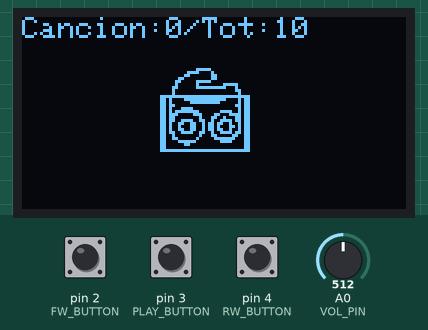
Simulated run of this sketch. Board: Arduino Uno, built with avr-gcc and run on an emulated ATmega328P. On the bench: 128×64 one-colour display. The inputs (shaded band) are chosen by the test bench; at power-on: pin 2 (FW_BUTTON) HIGH, pin 4 (RW_BUTTON) HIGH, pin 3 (PLAY_BUTTON) HIGH, A0 (VOL_PIN) = 512. The audio player accepts every command and is not drawn.

Above: at 8.3 s.
8.4 s: pin 2 (FW_BUTTON) pulled LOW for 3.2 s
At 8.56 s:
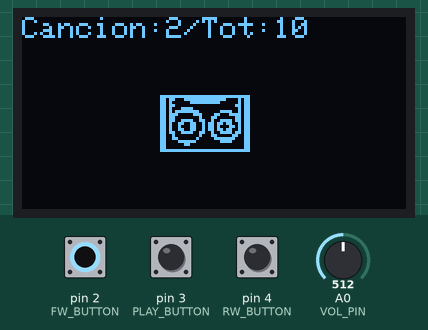
13.1 s: pin 4 (RW_BUTTON) pulled LOW for 0.15 s
At 13.64 s:
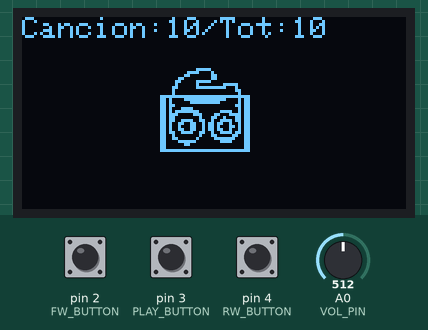
14.8 s: pin 2 (FW_BUTTON) pulled LOW for 1 s
At 16.35 s:
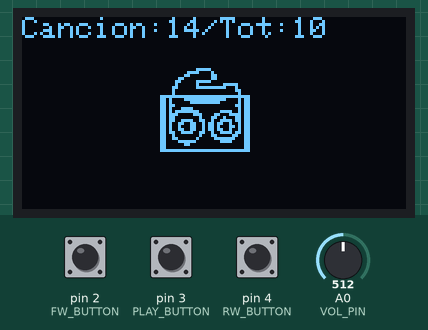
17.3 s: pin 4 (RW_BUTTON) pulled LOW for 1 s
At 17.94 s:
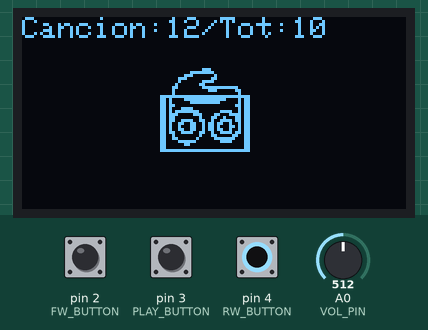
19.8 s: pin 3 (PLAY_BUTTON) pulled LOW for 0.15 s
21.4 s: pin 3 (PLAY_BUTTON) pulled LOW for 1 s
At 21.64 s:
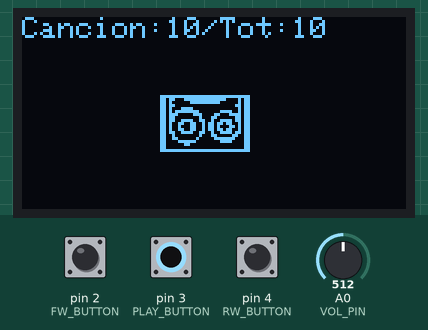

The sketch:

04.MusicBox.ino
```cpp
#include <Wire.h>             // I2C pins: nano → SDA A4, SCL A5
                              //           mega → SDA 20, SCL 21
#include <Adafruit_GFX.h>
#include <Adafruit_SSD1306.h>
#include <DFRobotDFPlayerMini.h>
#include <SoftwareSerial.h>

//Oled Screen
#define ANIMATION_DELAY   42
#define ANIMATION_COUNT  (sizeof(animationSequence) / sizeof(animationSequence[0]))
#define DURATION     50
byte frame = 0;

//DFplayer
#define RX_PIN      7 // Si se usan con la biblio softserial, no usar 0 y 1, ya que se utilian para Serial y
                      // el programador
#define TX_PIN      6
#define PLAY_BUTTON 3
#define FW_BUTTON   2
#define RW_BUTTON   4
#define VOL_PIN     A0
#define BAT_PIN     A1

//Timers
unsigned long bateryTimer = 0;
unsigned long bateryDelay = 50000;
unsigned long debounceTimer = 0;
int debounceDelay = 300;
//Read files and states
bool reproduciendo = true;
bool isBateryOk = true;
bool fwPress = false;
bool rwPress = false;
bool playPress = false;
uint16_t currentPoteValue = 0;
uint16_t prevPoteValue = 0;
byte voLevel;
int totalFiles;
int currentFile;
uint8_t message = 255;

Adafruit_SSD1306 oledScreen(128,64,&Wire,-1);
SoftwareSerial softSerial (RX_PIN,TX_PIN);
DFRobotDFPlayerMini mp3Player;

const byte PROGMEM initialAnimation[6][128] = {
  {0,0,0,0,0,0,0,0,0,0,0,0,0,0,0,0,0,128,1,0,0,128,1,0,0,128,1,0,0,128,1,0,0,128,1,0,0,128,1,0,8,128,1,16,8,136,17,16,8,136,17,16,8,136,17,16,136,137,145,17,136,137,145,17,136,137,145,17,136,137,145,17,8,136,17,16,8,136,17,16,8,136,17,16,8,128,1,16,0,128,1,0,0,128,1,0,0,128,1,0,0,128,1,0,0,128,1,0,0,128,1,0,0,0,0,0,0,0,0,0,0,0,0,0,0,0,0,0},
  {0,0,0,0,0,0,0,0,0,0,0,0,0,0,0,0,0,0,0,0,0,0,0,0,0,128,1,0,0,128,1,0,0,128,1,16,0,136,1,16,0,136,1,16,8,136,1,16,8,136,17,17,136,137,145,17,136,137,145,17,136,137,145,17,136,137,145,17,136,137,145,17,136,137,145,17,8,136,17,17,8,136,17,16,0,136,1,16,0,136,1,16,0,128,1,16,0,128,1,0,0,128,1,0,0,0,0,0,0,0,0,0,0,0,0,0,0,0,0,0,0,0,0,0,0,0,0,0},
  {0,0,0,0,0,0,0,0,0,0,0,0,0,0,0,0,0,0,0,0,0,0,0,0,0,0,0,1,128,9,128,1,128,9,128,17,128,9,128,17,128,9,128,17,128,9,128,17,136,137,145,17,136,137,145,17,136,137,145,17,136,137,145,17,136,137,145,17,136,137,145,17,136,137,145,17,136,137,145,17,128,9,128,17,128,9,128,17,128,9,128,17,128,9,128,17,128,9,128,1,0,0,0,1,0,0,0,0,0,0,0,0,0,0,0,0,0,0,0,0,0,0,0,0,0,0,0,0},
  {0,0,0,0,0,0,0,0,0,0,0,0,0,0,0,0,0,0,0,0,0,0,0,0,8,0,16,0,8,0,16,0,8,0,16,0,136,1,144,1,136,1,144,1,136,129,145,1,136,129,145,1,136,137,145,17,136,137,145,17,136,137,145,17,136,137,145,17,136,137,145,17,136,137,145,17,136,129,145,1,136,129,145,1,136,1,144,1,136,1,144,1,8,0,16,0,8,0,16,0,8,0,16,0,0,0,0,0,0,0,0,0,0,0,0,0,0,0,0,0,0,0,0,0,0,0,0,0},
  {0,0,0,0,0,0,0,0,0,0,0,0,0,0,0,0,0,0,0,0,0,0,0,0,8,0,16,0,8,0,16,0,8,0,16,0,8,128,17,0,8,128,17,0,136,128,17,1,136,129,145,17,136,137,145,17,136,137,145,17,136,137,145,17,136,137,145,17,136,137,145,17,136,137,145,17,136,129,145,17,136,128,17,1,8,128,17,0,8,128,17,0,8,0,16,0,8,0,16,0,8,0,16,0,0,0,0,0,0,0,0,0,0,0,0,0,0,0,0,0,0,0,0,0,0,0,0,0},
  {0,0,0,0,0,0,0,0,0,0,0,0,0,0,0,0,0,0,0,0,0,128,1,0,0,128,1,0,0,128,1,0,0,128,1,0,8,128,1,0,8,128,17,16,8,136,17,16,8,136,17,16,136,137,145,17,136,137,145,17,136,137,145,17,136,137,145,17,136,137,145,17,136,137,17,17,8,136,17,16,8,136,17,16,8,128,17,16,8,128,1,0,0,128,1,0,0,128,1,0,0,128,1,0,0,128,1,0,0,0,0,0,0,0,0,0,0,0,0,0,0,0,0,0,0,0,0,0}
};

const byte PROGMEM casetteTape[6][128] = {
  {0,0,0,0,0,0,0,0,0,7,192,0,0,60,32,0,0,96,48,0,1,128,48,0,3,7,192,0,2,4,3,224,6,7,254,32,4,0,0,48,4,0,0,16,127,255,255,254,104,127,254,22,104,31,248,22,108,0,0,54,104,240,0,22,107,252,7,150,110,14,24,246,108,2,50,54,108,243,39,182,105,153,108,150,105,25,104,214,105,153,108,150,108,243,39,182,100,2,48,102,102,4,31,198,97,248,7,134,96,96,0,6,96,0,0,6,127,255,255,254,0,0,0,0,0,0,0,0},
  {0,0,0,0,0,0,0,0,0,7,192,0,0,60,32,0,0,96,48,0,1,128,48,0,3,7,192,0,2,4,3,224,6,7,254,32,4,0,0,48,4,0,0,16,127,255,255,254,104,127,254,22,104,31,248,22,108,0,0,54,104,240,0,22,107,252,7,150,110,14,24,246,108,2,50,54,108,243,39,182,105,153,108,150,105,25,104,214,105,153,108,150,108,243,39,182,100,2,48,102,102,4,31,198,97,248,7,134,96,96,0,6,96,0,0,6,127,255,255,254,0,0,0,0,0,0,0,0},
  {0,0,0,0,0,0,0,0,0,1,192,0,0,31,224,0,0,112,16,0,1,192,48,0,1,1,224,0,2,3,0,0,6,1,255,224,4,0,112,48,4,0,0,16,127,255,255,254,104,127,254,22,104,31,248,22,108,0,0,54,104,240,0,22,107,252,7,150,110,14,24,246,108,2,50,54,108,243,39,182,105,153,108,150,105,25,104,214,105,153,108,150,108,243,39,182,100,2,48,102,102,4,31,198,97,248,7,134,96,96,0,6,96,0,0,6,127,255,255,254,0,0,0,0,0,0,0,0},
  {0,0,0,0,0,0,0,0,0,0,0,0,0,0,0,0,0,0,0,0,0,0,0,0,0,0,0,0,0,0,0,0,3,248,0,128,6,7,1,192,12,1,246,32,127,255,255,254,104,127,254,22,104,31,248,22,108,0,0,54,104,240,0,22,107,252,7,150,110,14,24,246,108,2,50,54,108,243,39,182,105,153,108,150,105,25,104,214,105,153,108,150,108,243,39,182,100,2,48,102,102,4,31,198,97,248,7,134,96,96,0,6,96,0,0,6,127,255,255,254,0,0,0,0,0,0,0,0},
  {0,0,0,0,0,0,0,0,0,0,0,0,0,0,0,0,0,0,0,0,0,0,0,0,0,0,0,0,0,0,0,0,0,0,0,0,0,0,0,0,0,0,0,0,127,255,255,254,108,127,254,22,104,31,248,22,108,0,0,54,104,240,0,22,107,252,7,150,110,14,24,246,108,2,48,54,108,243,39,182,105,153,109,150,105,25,104,214,105,153,109,150,108,243,39,182,100,2,48,102,102,4,31,198,97,248,7,134,96,96,0,6,96,0,0,6,127,255,255,254,0,0,0,0,0,0,0,0},
  {0,0,0,0,0,0,0,0,0,0,0,0,0,0,0,0,0,0,0,0,0,0,0,0,0,0,0,0,0,0,0,0,0,0,0,0,0,0,0,0,0,0,0,0,127,255,255,254,108,127,254,22,104,31,248,22,108,0,0,54,104,240,0,22,107,252,7,150,110,14,24,246,108,2,48,54,108,243,39,182,105,153,109,150,105,25,104,214,105,153,109,150,108,243,39,182,100,2,48,102,102,4,31,198,97,248,7,134,96,96,0,6,96,0,0,6,127,255,255,254,0,0,0,0,0,0,0,0},
};

const byte PROGMEM bateryIcon[6][128] = {
  {0,0,0,0,0,0,0,0,0,0,0,0,0,0,0,0,0,0,0,0,0,0,0,0,0,0,0,0,0,0,0,0,31,255,255,240,48,0,0,24,37,40,0,24,45,40,0,8,45,40,0,8,45,40,0,14,45,40,0,6,45,40,0,6,45,40,0,6,45,40,0,6,45,40,0,14,45,40,0,8,45,40,0,8,37,40,0,24,48,0,0,24,31,255,255,240,0,0,0,0,0,0,0,0,0,0,0,0,0,0,0,0,0,0,0,0,0,0,0,0,0,0,0,0,0,0,0,0},
  {0,0,0,0,0,0,0,0,0,0,0,0,0,0,0,0,0,0,0,0,0,0,0,0,0,0,0,0,0,0,0,0,31,255,255,240,48,0,0,24,37,40,0,24,45,40,0,8,45,40,0,8,45,40,0,14,45,40,0,6,45,40,0,6,45,40,0,6,45,40,0,6,45,40,0,14,45,40,0,8,45,40,0,8,37,40,0,24,48,0,0,24,31,255,255,240,0,0,0,0,0,0,0,0,0,0,0,0,0,0,0,0,0,0,0,0,0,0,0,0,0,0,0,0,0,0,0,0},
  {0,0,0,0,0,0,0,0,0,0,0,0,0,0,0,0,0,0,0,0,0,0,0,0,0,0,0,0,0,0,0,0,31,255,255,240,48,0,0,24,37,32,0,24,45,40,0,8,45,40,0,8,45,40,0,14,45,40,0,6,45,40,0,6,45,40,0,6,45,40,0,6,45,40,0,14,45,40,0,8,45,40,0,8,37,32,0,24,48,0,0,24,31,255,255,240,0,0,0,0,0,0,0,0,0,0,0,0,0,0,0,0,0,0,0,0,0,0,0,0,0,0,0,0,0,0,0,0},
  {0,0,0,0,0,0,0,0,0,0,0,0,0,0,0,0,0,0,0,0,0,0,0,0,0,0,0,0,0,0,0,0,31,255,255,240,48,0,0,24,37,32,0,24,45,32,0,8,45,32,0,8,45,32,0,14,45,32,0,6,45,32,0,6,45,32,0,6,45,32,0,6,45,32,0,14,45,32,0,8,45,32,0,8,37,32,0,24,48,0,0,24,31,255,255,240,0,0,0,0,0,0,0,0,0,0,0,0,0,0,0,0,0,0,0,0,0,0,0,0,0,0,0,0,0,0,0,0},
  {0,0,0,0,0,0,0,0,0,0,0,0,0,0,0,0,0,0,0,0,0,0,0,0,0,0,0,0,0,0,0,0,31,255,255,240,48,0,0,24,37,32,0,24,45,32,0,8,45,32,0,8,45,32,0,14,45,32,0,6,45,32,0,6,45,32,0,6,45,32,0,6,45,32,0,14,45,32,0,8,45,32,0,8,37,32,0,24,48,0,0,24,31,255,255,240,0,0,0,0,0,0,0,0,0,0,0,0,0,0,0,0,0,0,0,0,0,0,0,0,0,0,0,0,0,0,0,0},
  {0,0,0,0,0,0,0,0,0,0,0,0,0,0,0,0,0,0,0,0,0,0,0,0,0,0,0,0,0,0,0,0,31,255,255,240,48,0,0,24,37,32,0,24,45,32,0,8,45,32,0,8,45,32,0,14,45,32,0,6,45,32,0,6,45,32,0,6,45,32,0,6,45,32,0,14,45,32,0,8,45,32,0,8,37,32,0,24,48,0,0,24,31,255,255,240,0,0,0,0,0,0,0,0,0,0,0,0,0,0,0,0,0,0,0,0,0,0,0,0,0,0,0,0,0,0,0,0},
};

const byte PROGMEM animationSequence[] = {0,0,1,2,3,4,5,0,0};

void eqAnimation(const byte PROGMEM frames[][128], const byte PROGMEM sequence[], byte frameCount, int frameWidth, int frameHeight, int frameDelay,int xpos, int ypos){
  oledScreen.clearDisplay();
  oledScreen.setTextColor(WHITE);
  byte frameIndex = pgm_read_byte(&sequence[frame]);
  oledScreen.drawBitmap(xpos, ypos, frames[frameIndex], frameWidth, frameHeight, 1);
  oledScreen.setCursor(30, 55);
  oledScreen.setTextSize(1);
  oledScreen.print(F("Iniciando..."));
  oledScreen.display();
  frame = (frame + 1) % frameCount;
  delay(frameDelay);
}

void casetteAnimation(const byte PROGMEM frames[][128], const byte PROGMEM sequence[], byte frameCount, int frameWidth, int frameHeight, int frameDelay,int xpos, int ypos){
  oledScreen.clearDisplay();
  oledScreen.setTextColor(WHITE);
  byte frameIndex = pgm_read_byte(&sequence[frame]);
  oledScreen.drawBitmap(xpos, ypos, frames[frameIndex], frameWidth, frameHeight, 1);
  oledScreen.setCursor(0, 0);
  oledScreen.setTextSize(1);
  oledScreen.print(F("Cancion:"));
  oledScreen.print(currentFile);
  oledScreen.print("/Tot:");
  oledScreen.print(totalFiles);
  oledScreen.display();
  frame = (frame + 1) % frameCount;
  delay(frameDelay);
}

void bateryWarning (){
  int bateryLevel = constrain(map(analogRead(BAT_PIN),337,430,0,100),0,100);
  if (bateryLevel < 75){
    if (isBateryOk){   // solo la primera vez que cruza el umbral (edge-triggered)
      mp3Player.advertise(2);
      mp3Player.sleep();
    }
    isBateryOk = false;
    char bateryText[30];
    sprintf(bateryText,"Nivel de bat: %d", bateryLevel);
    oledScreen.setCursor(50, 45);
    oledScreen.setTextSize(1);
    oledScreen.print(bateryText);
    oledScreen.display();
  }
  else if (bateryLevel > 90 && !isBateryOk){
     mp3Player.reset();
     delay(1000);
     mp3Player.randomAll();   // o reset() si start() solo no despierta el módulo
    isBateryOk = true;
  }
}

void setup() {
  Wire.begin();
  softSerial.begin(9600);
  Serial.begin(115200);
  oledScreen.begin (SSD1306_SWITCHCAPVCC,0x3C);
  pinMode(PLAY_BUTTON,INPUT_PULLUP);
  pinMode(FW_BUTTON,INPUT_PULLUP);
  pinMode(RW_BUTTON,INPUT_PULLUP);
//Presentación
  if(!mp3Player.begin(softSerial,true,true)){
    oledScreen.setCursor(5,32);
    oledScreen.setTextSize(3);
    oledScreen.print(F("FAIL"));
    oledScreen.display();
    while(true);
  }
  delay(3000);
  totalFiles = mp3Player.readFileCounts();
  mp3Player.advertise(1);
  mp3Player.volume(15);
  for(byte count = 0; count < DURATION; count ++){
    eqAnimation(initialAnimation,animationSequence,ANIMATION_COUNT,32,32,ANIMATION_DELAY,45, 8);
  }
  mp3Player.randomAll();
}

void loop() {
  unsigned long timeNow = millis();
  //Reproducción
  if(isBateryOk){
    if(reproduciendo == true){
      casetteAnimation(casetteTape,animationSequence,ANIMATION_COUNT,32,32,ANIMATION_DELAY,45,15);
    }
    //Leo estado de botones
    if(timeNow - debounceTimer > debounceDelay){
      if(digitalRead(PLAY_BUTTON) == LOW){
        debounceTimer = timeNow;
        playPress = true;
      }
      if(digitalRead(FW_BUTTON) == LOW){
        debounceTimer = timeNow;
        fwPress = true;
      }
      if(digitalRead(RW_BUTTON) == LOW){
        debounceTimer = timeNow;
        rwPress = true;
      }
      currentPoteValue = analogRead(VOL_PIN);
      if(abs(currentPoteValue - prevPoteValue) > 50){
        debounceTimer = timeNow;
        voLevel = map(currentPoteValue,0,1023,0,30);
        mp3Player.volume(voLevel);
        prevPoteValue = currentPoteValue;
      }
    }
    //Acciones de botones
    if(playPress == true && reproduciendo == true){
      reproduciendo = false;
      playPress = false;
      mp3Player.pause();
    }
    else if(playPress == true && reproduciendo == false){
      reproduciendo = true;
      playPress = false;
      mp3Player.start();
    }
    else if(fwPress == true && reproduciendo == true){
      fwPress = false;
      mp3Player.next();
      currentFile = mp3Player.readCurrentFileNumber();
    }
    else if(rwPress == true && reproduciendo == true){
      rwPress = false;
      mp3Player.previous();
      currentFile = mp3Player.readCurrentFileNumber();
    }
    else if(fwPress == true && reproduciendo == false){
      fwPress = false;
    }
    else if(rwPress == true && reproduciendo == false){
      rwPress = false;
    }
  }
  //Monitoreo de bateria
  if(timeNow - bateryTimer > bateryDelay){
    bateryTimer += bateryDelay;
    bateryWarning();
  }
  //Manejar estados de error
  if (mp3Player.available()){
    message = mp3Player.readType();
    Serial.println(message);
    switch (message){
      case DFPlayerPlayFinished:{
        currentFile = mp3Player.readCurrentFileNumber();
        break;
      }
      case DFPlayerError:{
        mp3Player.reset();
        delay(1000);
        mp3Player.randomAll();
        reproduciendo = true;
        isBateryOk = true;
        break;
      }
      case TimeOut:{
        mp3Player.reset();
        delay(1000);
        mp3Player.randomAll();
        reproduciendo = true;
        isBateryOk = true;
        break;
      }
      case WrongStack:{
        mp3Player.reset();
        delay(1000);
        mp3Player.randomAll();
        reproduciendo = true;
        isBateryOk = true;
        break;
      }
      case DFPlayerCardRemoved:{
        oledScreen.clearDisplay();
        oledScreen.setTextColor(WHITE);
        oledScreen.setCursor(10, 30);
        oledScreen.setTextSize(2);
        oledScreen.print("Insertar SD!");
        oledScreen.display();
        while (true);
        break;
      }
      default:{
        break;
      }
    }
  }
}
```

Measured:
- after the input at 19.8 s, every drawn part: stays the same
- after the input at 21.4 s, the display: first changes at once (image 5 shows a later state)
